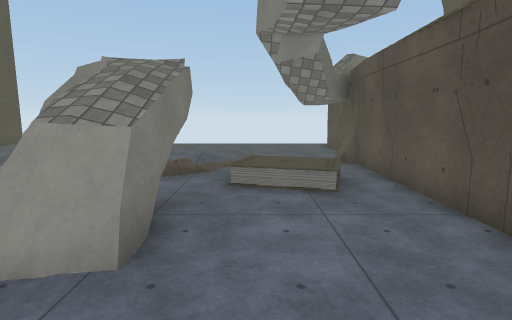
[1] (above)

15 first-person views from a walk through a 3-D level made in the Unity game engine. The camera is 1.4 m above the floor, tilts 8° down and sees 80° across. The floor is counted in squares, 1 m on a side. Each view is taken from the middle of a square. On the plan, view 1 faces up. The plan holds only what a view shows up to about 14 squares ahead; the rest is blank. The place goes on beyond the plan. Some animated figures are not drawn. Some surface patterns are stand-ins.

[2]
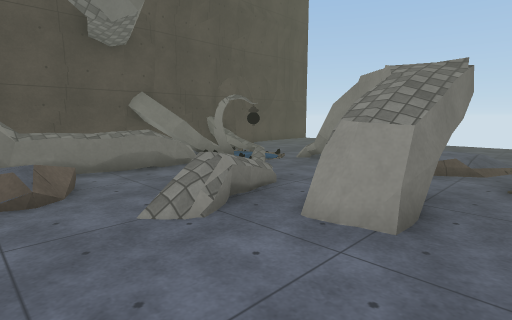

[3]
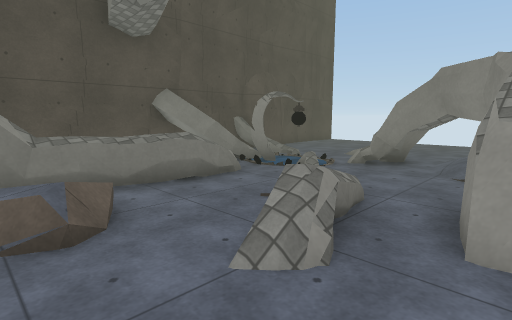

[4]
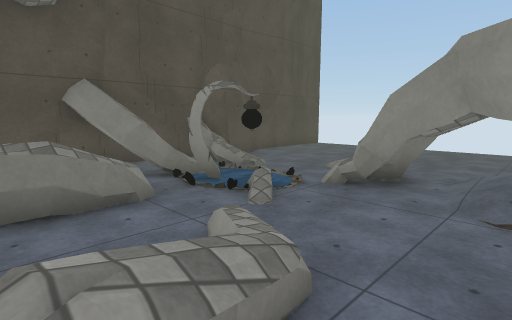

[5]
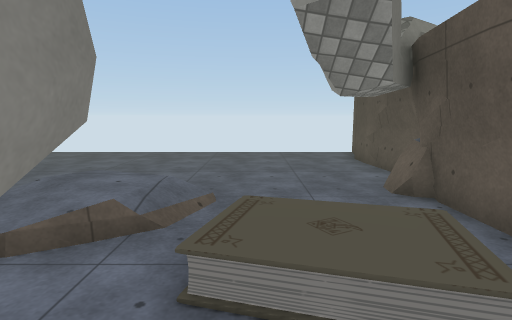

[6]
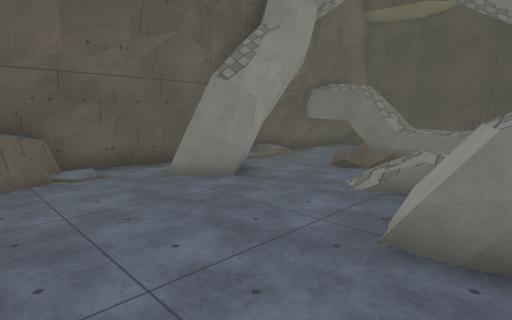

[7]
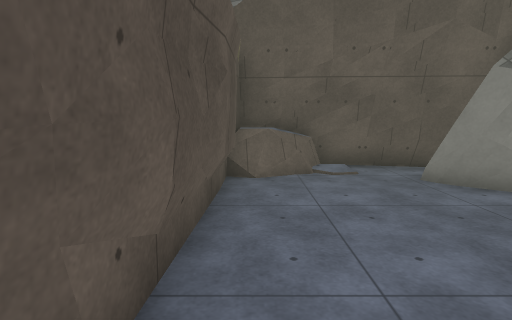

[8]
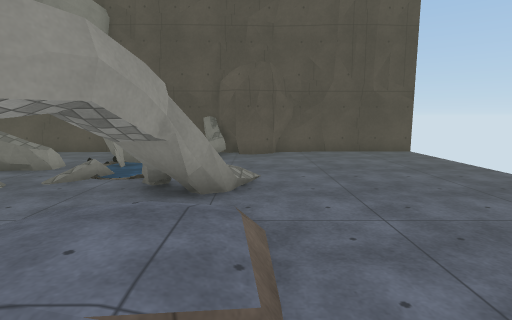

[9]
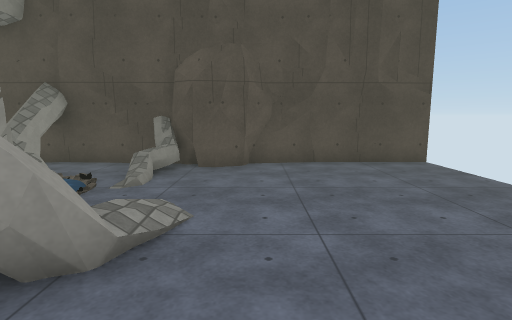

[10]
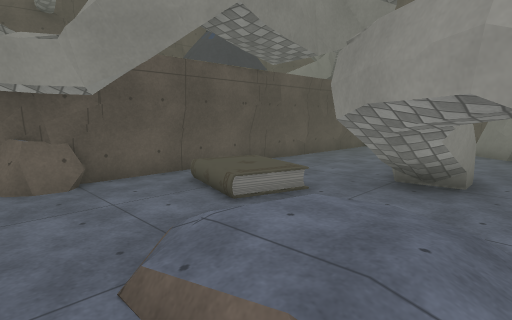

[11]
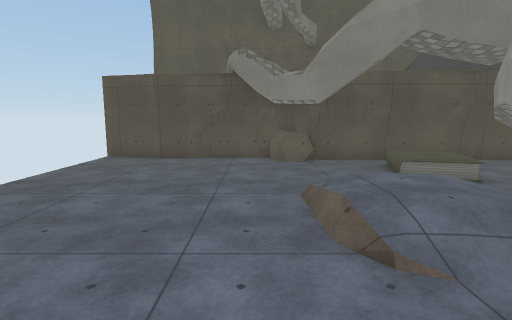

[12]
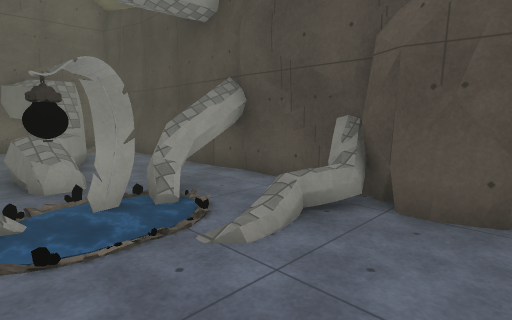

[13]
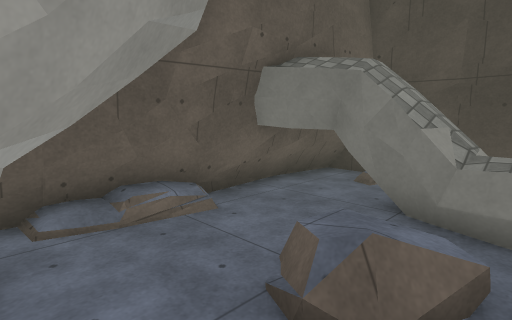

[14]
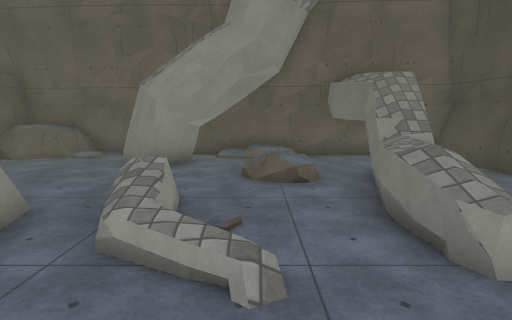

[15]
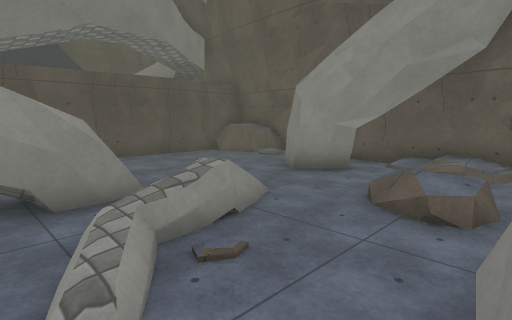

### Floor plan
Key: @ floor where view 1 was taken; # wall or solid block; . main floor; : floor 0.25 m higher than the main floor; + floor 0.5 m higher than the main floor; / step, stairs or slope; = window, fence, low wall or low ledge; ≈ water the walk keeps out of; ^ raised ledge; T thing the floor can be seen under or through; O other object.
Columns run from 13 left of view 1 to 4 right of it. Each row starts with its distance up from view 1.
 16 #................#
 15 #................#
 14 #...............##
 13 #...............##
 12 ##...............#
 11 ##...............#
 10  #......./:=....##
  9  #=....TT/++/...#
  8  #==...TTTT+//..#
  7  #.=≈O≈..TTT.++/#
  6  ##OOOO...TT#///#
  5  ###.../..T##...#
  4  #  .^./O/###...#
  3  #. ^^../=###...#
  2  #. ^^../=......#
  1  #.=^..../......#
  0  # ^=.OO.....@..#
 -1  ####...........#
 -2     #...####....#
 -3     #.######...=#
 -4     ####   ####^#
 -5             ##^^#

Where each view was taken, in squares from view 1:
view 1: 0 up, 0 right, facing up
view 2: 1 down, 0 right, facing up-left
view 3: 1 down, 2 left, facing up-left
view 4: 2 up, 3 left, facing up-left
view 5: 4 up, 0 right, facing up
view 6: 4 up, 2 right, facing down-left
view 7: 4 up, 2 right, facing down
view 8: 10 up, 0 right, facing left
view 9: 11 up, 3 left, facing left
view 10: 11 up, 4 left, facing down-right
view 11: 11 up, 7 left, facing right
view 12: 11 up, 7 left, facing down-left
view 13: 1 up, 4 left, facing down-left
view 14: 7 up, 6 left, facing down
view 15: 5 up, 8 left, facing down-right
